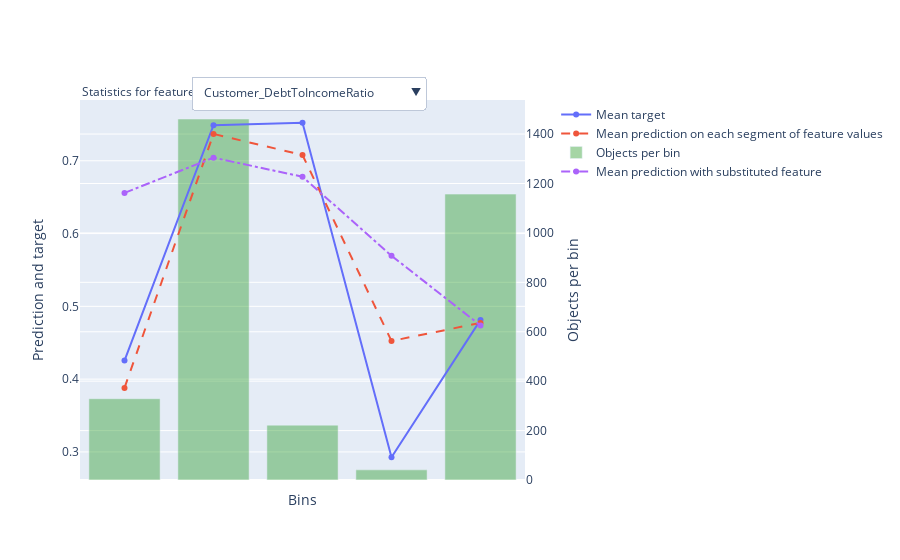

The cell this chart's notebook holds for it:
### Markdown cell above
## Individual Feature Analysis

### Code cell
feature = ['Customer_DebtToIncomeRatio', 'Customer_CreditScore', 'Customer_CLV', 'Customer_RelationshipLengthDays']
res = cbc_1.calc_feature_statistics(X_test, y_test, feature, plot=True)

### Figure 1 — Plotly figure (JSON) as saved in the notebook; plotly's stock layout.template omitted (floating-point values rounded to 4 significant figures)
{"data": [{"mode": "lines+markers", "name": "Mean target", "type": "scatter", "xaxis": "x", "y": [0.4255, 0.7488, 0.7523, 0.2927, 0.4814], "yaxis": "y"}, {"line": {"dash": "dash"}, "mode": "lines+markers", "name": "Mean prediction on each segment of feature values", "type": "scatter", "xaxis": "x", "y": [0.3879, 0.7369, 0.708, 0.4525, 0.4773], "yaxis": "y"}, {"marker": {"color": "rgba(30, 150, 30, 0.4)"}, "name": "Objects per bin", "type": "bar", "width": 0.8, "xaxis": "x", "y": [329, 1461, 222, 41, 1157], "yaxis": "y2"}, {"line": {"dash": "dashdot"}, "mode": "lines+markers", "name": "Mean prediction with substituted feature", "type": "scatter", "xaxis": "x", "y": [0.6559, 0.7043, 0.6781, 0.5695, 0.4738], "yaxis": "y"}], "layout": {"annotations": [{"align": "left", "showarrow": false, "text": "Statistics for feature", "x": 0, "xref": "paper", "y": 1.05, "yref": "paper"}], "legend": {"bgcolor": "rgba(0,0,0,0)", "x": 1.07}, "updatemenus": [{"buttons": [{"args": [{"y": [[0.4255, 0.7488, 0.7523, 0.2927, 0.4814], [0.3879, 0.7369, 0.708, 0.4525, 0.4773], [329, 1461, 222, 41, 1157], [0.6559, 0.7043, 0.6781, 0.5695, 0.4738]]}, {"xaxis": {"showticklabels": false, "tickmode": "array", "ticktext": ["(-inf, 0.5000]", "(0.5000, 25.5000]", "(25.5000, 29.5000]", "(29.5000, 30.5000]", "(30.5000, +inf)"], "tickvals": [0, 1, 2, 3, 4], "title": {"text": "Bins"}}}], "label": "Customer_DebtToIncomeRatio", "method": "update"}, {"args": [{"y": [[0.54, 0.5665, 0.9269], [0.5106, 0.5692, 0.9115], [1163, 1541, 506], [0.5542, 0.5504, 0.8372]]}, {"xaxis": {"showticklabels": false, "tickmode": "array", "ticktext": ["(-inf, 2.5000]", "(2.5000, 8.5000]", "(8.5000, +inf)"], "tickvals": [0, 1, 2], "title": {"text": "Bins"}}}], "label": "Customer_CreditScore", "method": "update"}, {"args": [{"y": [[0.8044, 0.6099, 0.9106, 0.2391, 0.465], [0.7877, 0.589, 0.915, 0.2481, 0.4269], [685, 664, 660, 644, 557], [0.761, 0.5754, 0.8847, 0.2768, 0]]}, {"xaxis": {"showticklabels": true, "tickmode": "array", "ticktext": ["Loyal", "High", "Premium", "Churn", "N/A"], "tickvals": [0, 1, 2, 3, 4], "title": {"text": "Cat values"}}}], "label": "Customer_CLV", "method": "update"}, {"args": [{"y": [[0.497, 0.5143, 0.7111, 0.6465, 0.6989], [0.4625, 0.5402, 0.6475, 0.6358, 0.6869], [821, 558, 45, 99, 1687], [0.5105, 0.5379, 0.5808, 0.5998, 0.6631]]}, {"xaxis": {"showticklabels": false, "tickmode": "array", "ticktext": ["(-inf, 976.5000]", "(976.5000, 1850.0000]", "(1850.0000, 1961.5000]", "(1961.5000, 2137.5000]", "(2137.5000, +inf)"], "tickvals": [0, 1, 2, 3, 4], "title": {"text": "Bins"}}}], "label": "Customer_RelationshipLengthDays", "method": "update"}], "direction": "down", "pad": {"r": 10, "t": 10}, "showactive": true, "x": 0.25, "xanchor": "left", "y": 1.09, "yanchor": "top"}], "xaxis": {"showticklabels": false, "tickmode": "array", "ticktext": ["(-inf, 0.5000]", "(0.5000, 25.5000]", "(25.5000, 29.5000]", "(29.5000, 30.5000]", "(30.5000, +inf)"], "tickvals": [0, 1, 2, 3, 4], "title": {"text": "Bins"}}, "yaxis": {"overlaying": "y2", "side": "left", "title": {"text": "Prediction and target"}}, "yaxis2": {"position": 1, "side": "right", "title": {"text": "Objects per bin"}}}}
